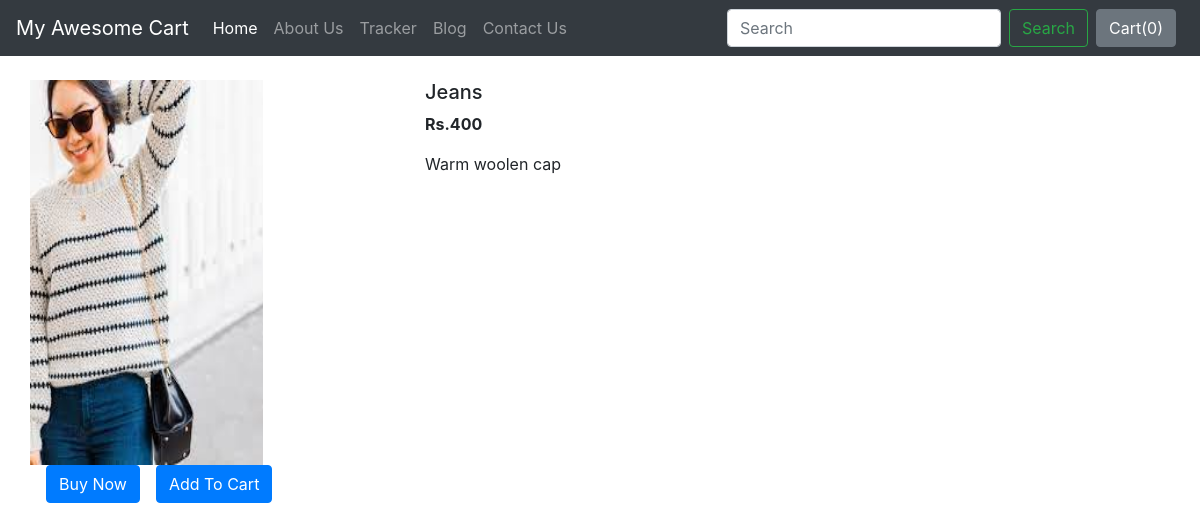
The page /shop/products/4 on the database its author committed.
### shop/models.py (models this page shows, shortened)
class Product(models.Model):
    product_id = models.AutoField
    product_name = models.CharField(max_length=50)
    category = models.CharField(max_length=50, default="")
    subcategory = models.CharField(max_length=50, default="")
    price = models.IntegerField(default=0)
    desc = models.CharField(max_length=300)
    pub_date = models.DateField()
    image = models.ImageField(upload_to='shop/images', default="")

### shop/views.py (the view)
# urls.py: path("products/<int:myid>", views.productView, name="ProductView"),
def productView(request, myid):
    product = Product.objects.filter(id=myid)
    return render(request, 'shop/prodView.html', {'product':product[0]})

### shop/templates/shop/prodView.html (shortened to what this page needs)
{% extends 'shop/basic.html' %}
{% block body %}
<div class="container my-4">
    <div class="row">
    <div class="col-md-4">
    <div class="row">
        <img src="/media/{{product.image}}" width="233px" height="385px">
    </div>
        <div class="row">
            <button class="btn btn-primary mx-3">Buy Now</button>
            <button class="btn btn-primary">Add To Cart</button>
        </div>
    </div>
    <div class="col-md-8">
        <h5>{{product.product_name}}</h5>
        <p><b>Rs.{{product.price}} </b></p>
        <p>{{product.desc}}</p>
    </div>
    </div>
</div>
{% endblock %}

### rows shown on the page
Product: image (picture), product_name "Jeans", price "400", desc "Warm woolen cap"
